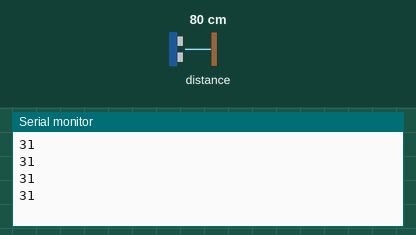
Simulated run of this sketch. Board: Arduino Uno, built with avr-gcc and run on an emulated ATmega328P. Shown: the last lines printed to the serial monitor. Wiring (inferred from the names in the program): SRF02/SRF08 range finder at I2C address 0x70. Inputs (shaded band) come from the test bench; at power-on: distance to the obstacle 80 cm. The echo pulse lasts 58.3 µs per cm.

Above: at 1.2 s.
1.3 s: distance to the obstacle set to 2 cm
At 1.57 s:
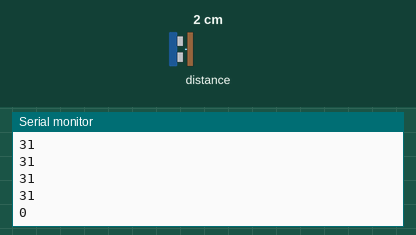
2.8 s: distance to the obstacle set to 4 cm
At 2.86 s:
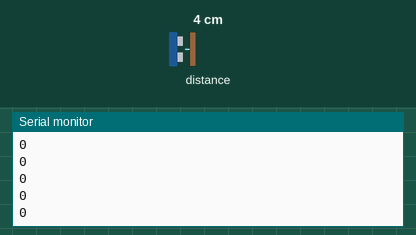
Timing chart, 0 to 5.8 s (numbered marks = the images above; inputs shaded):
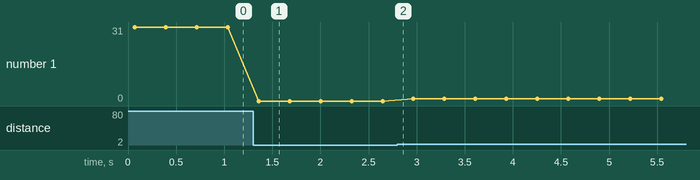

Measured:
- after the input at 1.3 s, the serial monitor: prints a new line after 0.06 s (image 1)
- plotted number 1: 31 → 0 after the input at 1.3 s, 0 → 1 after the input at 2.8 s

The sketch:

SensorTest.ino
```cpp
#include <Wire.h>
////////////////////use below pins for input and out put/////////////////////////
/////////*************On the Arduino, SDA is on analog input pin 4, and SCL on analog input pin 5.****************///////////////////////


// I2C SRF10 or SRF08 Devantech Ultrasonic Ranger Finder
// by Nicholas Zambetti
// and James Tichenor

void setup()
{
Wire.begin(); // join i2c bus (address optional for master)
Serial.begin(9600);
// start serial communication at 9600bps
}

int reading = 0;

void loop()


////////////////sensitivity adjust/////////////////////////////////////////////
{ Wire.beginTransmission(0x70); // transmit to device #112 (0x70)
// the address specified in the datasheet is 224 (0xE0)
// but i2c adressing uses the high 7 bits so it's 112
Wire.write(0x01); // sets register pointer to the command register (0x01) reg 1
Wire.write(0x21); // command sensor to analog gain (sensitivity of sensor)
// use 0x51 for centimeters
// use 0x52 for ping microseconds
Wire.endTransmission(); // stop transmitting
//////////////////////range select////////////////////////////
Wire.beginTransmission(0x70); // transmit to device #112 (0x70)
// the address specified in the datasheet is 224 (0xE0)
// but i2c adressing uses the high 7 bits so it's 112
Wire.write(0x01); // sets register pointer to the command register (0x10) reg 2 (CHANGE THIS)
Wire.write(0x00); // command sensor to analog range (distance)
// use 0x51 for centimeters
// use 0x52 for ping microseconds
Wire.endTransmission(); // stop transmitting

//////////////////////////// step 1: instruct sensor to read echoes ///////////////////////////////////////
Wire.beginTransmission(0x70); // transmit to device #112 (0x70)
// the address specified in the datasheet is 224 (0xE0)
// but i2c adressing uses the high 7 bits so it's 112
Wire.write(0x00); // sets register pointer to the command register (0x00) write
Wire.write(0x50); // command sensor to measure in "inches" (0x50)
// use 0x51 for centimeters
// use 0x52 for ping microseconds
Wire.endTransmission(); // stop transmitting

//////////////// step 2: wait for readings to happen ///////////////////////////////////////////////
delay(70); // datasheet suggests at least 65 milliseconds

////////////// step 3: instruct sensor to return a particular echo reading ////////////////////////////
Wire.beginTransmission(0x70); // transmit to device #112
Wire.write(0x02); // sets register pointer to echo #1 register (0x02)
Wire.endTransmission(); // stop transmitting

//////////////// step 4: request reading from sensor /////////////////////////
Wire.requestFrom(0x70, 2); // request 2 bytes from slave device #112

/////////////// step 5: receive reading from sensor ////////////////////////////
if(2 <= Wire.available()) // if two bytes were received
{
reading = Wire.read(); // receive high byte (overwrites previous reading)
reading = reading << 8; // shift high byte to be high 8 bits
reading |= Wire.read(); // receive low byte as lower 8 bits
Serial.println(reading); // print the reading
}

delay(250); // wait a bit since people have to read the output
}


/*

// The following code changes the address of a Devantech Ultrasonic Range Finder (SRF10 or SRF08)
// usage: changeAddress(0x70, 0xE6);

void changeAddress(byte oldAddress, byte newAddress)
{
Wire.beginTransmission(oldAddress);
Wire.write(0x00);
Wire.write(0xA0);
Wire.endTransmission();

Wire.beginTransmission(oldAddress);
Wire.write(0x00);
Wire.write(0xAA);
Wire.endTransmission();

Wire.beginTransmission(oldAddress);
Wire.write(0x00);
Wire.write(0xA5);
Wire.endTransmission();

Wire.beginTransmission(oldAddress);
Wire.write(0x00);
Wire.write(newAddress);
Wire.endTransmission();
}

*/
```
